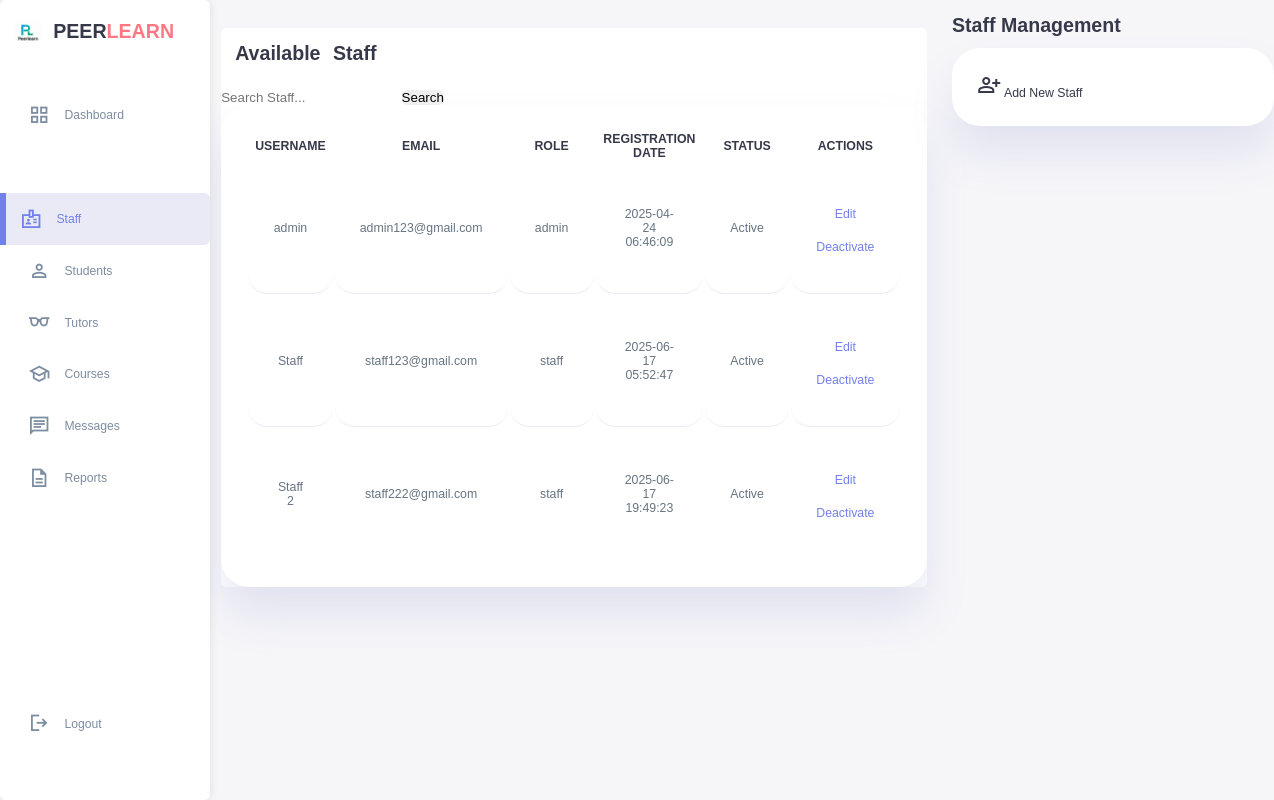
The page /admin_staff.php on the database its author committed.
### tables this page shows
CREATE TABLE `user` (
  `user_id` int(11) NOT NULL,
  `username` varchar(50) NOT NULL,
  `password` varchar(255) DEFAULT NULL,
  `email` varchar(100) NOT NULL,
  `role` enum('student','tutor','admin','staff') NOT NULL,
  `first_name` varchar(50) NOT NULL,
  `last_name` varchar(50) NOT NULL,
  `phone` varchar(20) DEFAULT NULL,
  `profile_image` varchar(255) DEFAULT NULL,
  `is_active` tinyint(1) DEFAULT 1,
  `created_at` timestamp NOT NULL DEFAULT current_timestamp(),
  `last_login` datetime DEFAULT NULL
);

### admin_staff.php (the view, shortened to what this page needs)
<!DOCTYPE html>
<html lang="en">
<head>
    <link rel="stylesheet" href="studentstyle.css">
</head>
<body>
    <body>
    <div class="container">
        <aside>
            <div class="top">
                <div class="logo">
                    <img src="image/logo.png">
                    <h2>PEER<span class="danger">LEARN</span></h2>
                </div>
            </div>
            <div class="sidebar">
                <a href="admin.html"><span class="material-symbols-sharp">grid_view</span><h3>Dashboard</h3></a>
                <a href="#"></a>
                <a href="admin_staff.php" class="active"><span class="material-symbols-sharp">badge</span><h3>Staff</h3></a>
                <a href="admin_student.php"><span class="material-symbols-sharp">person</span><h3>Students</h3></a>
                <a href="admin_tutors.php"><span class="material-symbols-sharp">eyeglasses</span><h3>Tutors</h3></a>
                <a href="admin_course.php"><span class="material-symbols-sharp">school</span><h3>Courses</h3></a>
                <a href="admin_message.php"><span class="material-symbols-sharp">chat</span><h3>Messages</h3></a>
                <a href="admin_report.php"><span class="material-symbols-sharp">description</span><h3>Reports</h3></a>
                <a href="home_page.html"><span class="material-symbols-sharp">logout</span><h3>Logout</h3></a>
            </div>
        </aside>
        <main>
            <div class="current_students">
                <h2>Available Staff</h2>
                <div>
                    <form action="" method="GET">
                        <input type="text" name="my_search" placeholder="Search Staff...">
                        <input type="submit" name="search" value="Search">
                    </form>
                    <table>
                        <thead>
                            <tr>
                                <th>USERNAME</th>
                                <th>EMAIL</th>
                                <th>ROLE</th>
                                <th>REGISTRATION DATE</th>
                                <th>STATUS</th>
                                <th>ACTIONS</th>
                            </tr>
                        </thead>
                        <tbody>
                            <?php
                            $servername = "localhost";
                            $username = "root";
                            $password = "";
                            $dbname = "peer_tutoring_platform";
                            $conn = new mysqli($servername, $username, $password, $dbname);
                            $sql = "SELECT user_id, username, email, role, created_at, is_active
                                    FROM user
                                    WHERE role = 'staff' OR role = 'admin'";
                            $result = $conn->query($sql);
                            if ($result->num_rows > 0) {
                                while($row = $result->fetch_assoc()) {
                                    $status = $row["is_active"] ? "Active" : "Inactive";
                                    echo "<tr>
                                        <td>".htmlspecialchars($row["username"])."</td>
                                        <td>".htmlspecialchars($row["email"])."</td>
                                        <td>".htmlspecialchars($row["role"])."</td>
                                        <td>".htmlspecialchars($row["created_at"])."</td>
                                        <td>".$status."</td>
                                        <td>
                                            <a href='staff_edit.php?id=".$row["user_id"]."' class='edit-btn'>Edit</a>
                                            <a href='staff_action.php?id=".$row["user_id"]."&action=".($row["is_active"]?"deactivate":"activate")."' class='".($row["is_active"]?"deactivate-btn":"activate-btn")."'>".($row["is_active"]?"Deactivate":"Activate")."</a>
                                        </td>
                                    </tr>";
                                }
                            } else {
                                $no_results_message = isset($_GET['search']) ?
                                    "No staff members found matching '".htmlspecialchars($_GET['my_search'])."'" :
                                    "No staff members found";
                                echo "<tr><td colspan='6'>$no_results_message</td></tr>";
                            }
                            ?>
                        </tbody>
                </table>
            </div>
        </main>
<div class="recent-updates">
    <h2>Staff Management</h2>
    <div class="updates">
        <a href="add_staff.php" class="add-staff-btn">
            <span class="material-symbols-sharp">person_add</span>
            <span>Add New Staff</span>
        </a>
    </div>
</div>
</body>
</html>

### studentstyle.css (style rules this page uses)
* { margin: 0; padding: 0; outline: 0; appearance: none; border: 0; text-decoration: none; list-style: none; box-sizing: border-box; border-radius: 0.4rem; }
html { font-size: 14px; }
body { width: 100vw; height: 100vh; font-family: poppins, sans-serif; font-size: 0.88rem; background: #f6f6f9; user-select: none; overflow-x: hidden; color: #363949; }
.container { display: grid; width: 96%; margin: 0 auto; gap: 1.8rem; grid-template-columns: 14rem auto 23rem; }
a { color: #363949; }
img { display: block; width: 100%; }
h2 { font-size: 1.4rem; }
h3 { font-size: 0.87rem; }
.danger { color: #ff7782; }
aside { height: 100vh; }
aside .top { background: white; display: flex; align-items: center; justify-content: space-between; margin-top: 1.4rem; border-radius: 0.4rem; }
aside .logo { display: flex; gap: 0.8rem; }
aside .logo img { width: 2rem; height: 2rem; }
aside .sidebar { background: rgb(255, 255, 255); display: flex; flex-direction: column; height: 86vh; position: relative; top: 3rem; border-radius: 0.4rem; }
aside h3 { font-weight: 500; }
aside .sidebar a { display: flex; color: #7d8da1; margin-left: 2rem; gap: 1rem; align-items: center; position: relative; height: 3.7rem; transition: all 300ms ease; }
aside .sidebar a span { font-size: 1.6rem; transition: all 300ms ease; }
aside .sidebar a:last-child { position: absolute; bottom: 2rem; width: 100%; }
aside .sidebar a.active { background: rgba(132, 139, 200, 0.18); color: #7380ec; margin-left: 0; }
aside .sidebar a.active:before { content: ""; width: 6px; height: 100%; background: #7380ec; }
aside .sidebar a.active span { color: #7380ec; margin-left: calc(1rem -3 px); }
.current_students { margin-top: 2rem; background: #fff; }
.current_students h2 { margin-bottom: 0.8rem; word-spacing: 0.5rem; padding: 1rem; }
.current_students table { background:#fff; width: 100%; border-radius:2rem; padding:1.8rem; text-align: center; box-shadow: 0 2rem 3rem rgba(132, 139, 200, 0.18); transition: all 300ms ease; }
table tbody td { height: 2.8rem; border-bottom: 1px solid rgba(132, 139, 200, 0.18); color: #677483; text-align: center; padding:1.8rem; background: white; border-radius: 1.4rem; }
table tbody tr:last-child td { border: none; }
.current_students a { text-align: center; display: block; margin: 1rem auto; color: #7380ec; }
.recent-updates { margin-top: 1rem; }
.recent-updates h2 { margin-bottom: 0.8rem; }
.recent-updates .updates { background: #fff; padding:1.8rem; border-radius: 2rem; box-shadow: 0 2rem 3rem rgba(132, 139, 200, 0.18); transition: all 300ms ease; }
.edit-btn { padding: 5px 10px; background-color: #2196F3; color: white; text-decoration: none; border-radius: 4； }

### rows shown on the page
user: username "admin", email "admin123@gmail.com", role "admin", created_at "2025-04-24 06:46:09", is_active "Active", shows "Deactivate"
user: username "Staff", email "staff123@gmail.com", role "staff", created_at "2025-06-17 05:52:47", is_active "Active", shows "Deactivate"
user: username "Staff 2", email "staff222@gmail.com", role "staff", created_at "2025-06-17 19:49:23", is_active "Active", shows "Deactivate"
